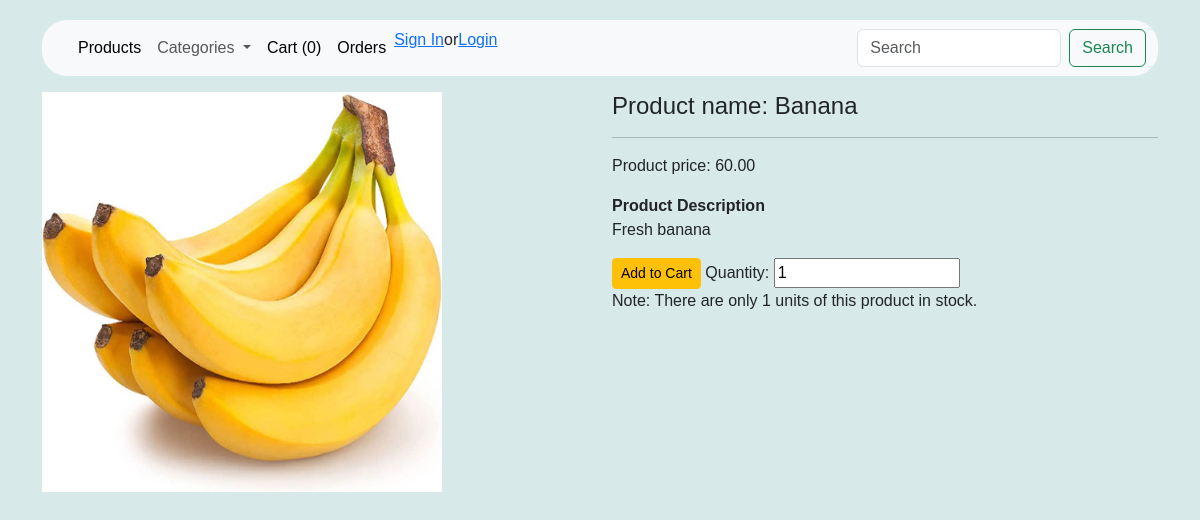
Before: /product/4 with the older database file.
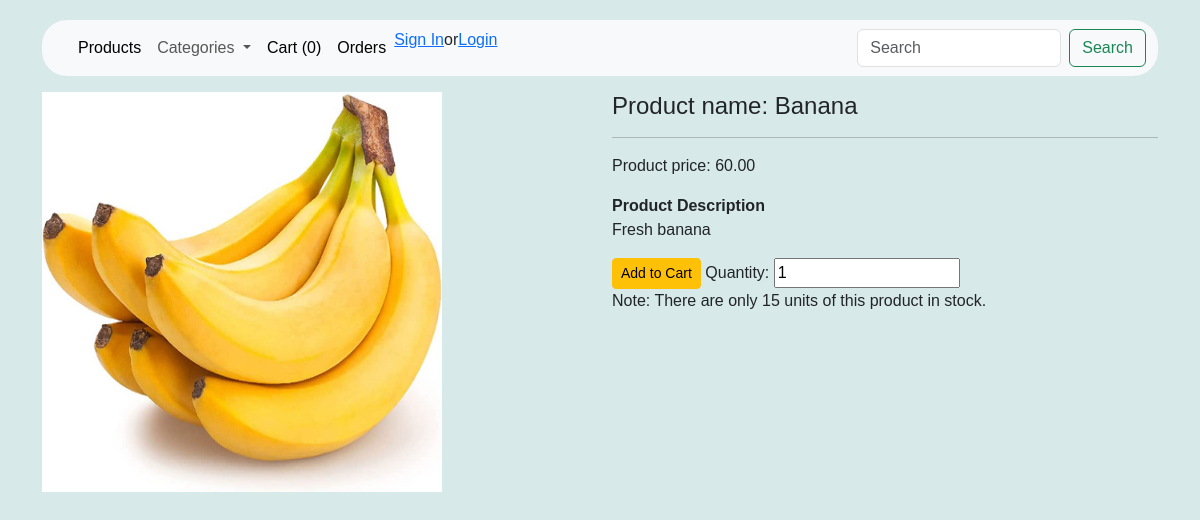
After: the same page with the newer database file.
### store/products/models.py (models this page shows, shortened)
class AddProduct(db.Model):
    __searchable__ = ['name', 'desc']
    id = db.Column(db.Integer, primary_key=True, autoincrement=True)
    name = db.Column(db.String(80), nullable=False)
    price = db.Column(db.Numeric(10,2), nullable=False)
    stock = db.Column(db.Integer, nullable = False)
    desc = db.Column(db.Text, nullable=False)
    mftr_date = db.Column(db.Date, nullable=False)
    exp_date = db.Column(db.Date, nullable=False)
    pub_date = db.Column(db.DateTime, nullable=False,
        default=datetime.utcnow)
    category_id = db.Column(db.Integer, db.ForeignKey('category.id'),nullable=False)
    category = db.relationship('Category',backref=db.backref('posts', cascade="all, delete-orphan",lazy=True))
    image = db.Column(db.String(150), nullable=True)

### store/products/routes.py (the view)
@app.route('/product/<int:id>')
def single_page(id):
    product = AddProduct.query.get_or_404(id)
    categories = Category.query.join(AddProduct,(Category.id == AddProduct.category_id)).all()
    return render_template('products/single_page.html',product=product, categories=categories)

### store/templates/products/single_page.html (shortened to what this page needs)
{% extends 'layout.html' %}
{% block content %}
{% include 'navbar.html' %}
<div class="container" mt-5>
    <div class="row">
        <div class="col-md-6 mt-3" id="b_image">
            <img src="{{url_for('static', filename='images/' + product.image )}}" alt="{{product.name}}" height="400" width="400">
        </div>
        <div class="col-md-6 mt-3">
            <h4> Product name: {{product.name}}</h4>
            <hr>
            <p>Product price: {{product.price}}</p>
            <b>Product Description</b>
            <p>{{product.desc}}</p>
            <form action="{{url_for('AddCart')}}" method="POST">
                <button type="submit" class="btn btn-sm btn-warning">Add to Cart</button>
                <label for="">Quantity:</label>
                <input type="number" name="quantity" id="" value="1" max="{{product.stock}}">
            </form>
            <p>Note: There are only {{product.stock}} units of this product in stock.</p>
        </div>
    </div>
</div>
{% endblock content %}

### store/templates/layout.html (shortened to what this page needs)
<!doctype html>
<html lang="en">
  <head>
    <link href="https://cdn.jsdelivr.net/npm/bootstrap@5.3.1/dist/css/bootstrap.min.css" rel="stylesheet">
  </head>
  <body>
    {%block content%}
    {% endblock content %}
  </body>
</html>

### store/templates/navbar.html (shortened to what this page needs)
<div class="container"  >
    <nav class="navbar navbar-expand-lg bg-body-tertiary" style="border-radius: 25px;" >
        <div class="container-fluid">
          <div class="collapse navbar-collapse" id="navbarSupportedContent">
            <ul class="navbar-nav me-auto mb-2 mb-lg-0">
              <li class="nav-item">
                <a class="nav-link active" aria-current="page" href="{{url_for('home')}}">Products</a>
              </li>
              <li class="nav-item dropdown">
                <a class="nav-link dropdown-toggle" href="#" role="button" data-bs-toggle="dropdown" aria-expanded="false">
                  Categories
                </a>
              </li>
              <li class="nav-item">
                <a class="nav-link active" tabindex = "-1" href="{{url_for('getCart')}}">Cart ({{session['Shoppingcart']|length}})</a>
              </li>
              <li class="nav-item">
                <a class="nav-link active" tabindex = "-1" href="{{url_for('allorders', cust=customer_id)}}">Orders</a>
              </li>
              {% if current_user.is_authenticated %}
              <li class="nav-item">
                <a href="{{url_for('customer_logout')}}" class="nav-lin">Logout</a>
              </li>
              {% else %}
              <li class="nav-item">
                <a href="{{url_for('customer_register')}}" class="nav-lin">Sign In</a>
              </li>
              <li>
                <p>or</p>
              </li>
              <li class="nav-item">
                <a href="{{url_for('customerLogin')}}" class="nav-lin">Login</a>
              </li>
              {% endif %}
            </ul>
            <form class="d-flex" role="search" action="{{url_for('result')}}">
              <input class="form-control me-2" type="search" placeholder="Search" aria-label="Search" name="q">
              <button class="btn btn-outline-success" type="submit">Search</button>
            </form>
          </div>
        </div>
    </nav>
</div>

### store/templates/layout.html (style rules this page uses)
body { margin-top: 20px; background-color: hsl(180, 28%, 88%); font-family: Helvetica; }

Changed rows visible on the page:
changed AddProduct "Banana": stock "1" → "15"; quantity "1" → (not shown)
Other visible differences:
form field quantity: (not shown) → "1"
